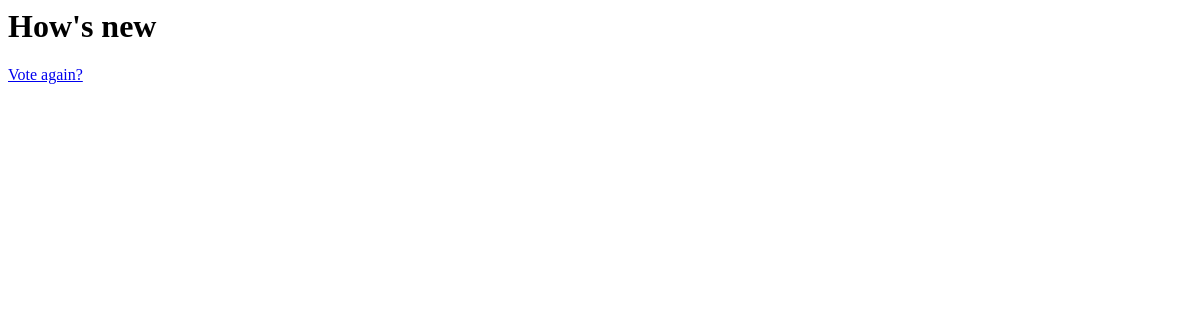
The page /polls/2/results/ on the database as committed earlier.
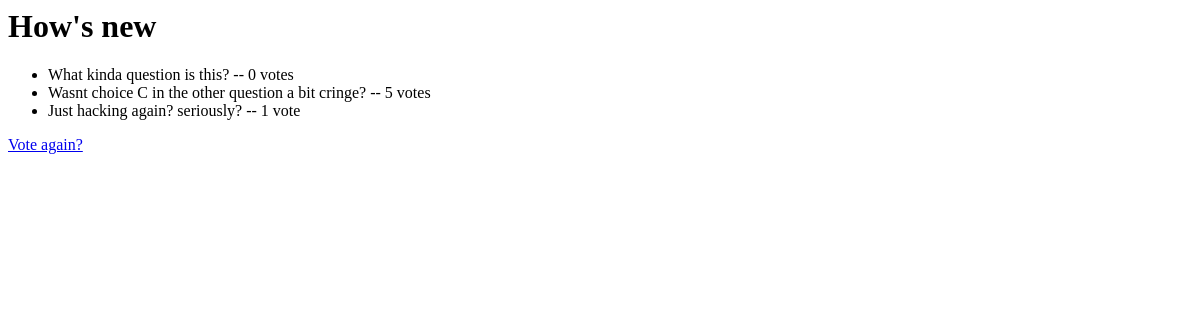
The same page on the database as committed later.
### polls/models.py (models this page shows, shortened)
class Question(models.Model):           #each class represents a table structure/model
    ques_text=models.CharField(max_length=200)      #textfield for question
    pub_date=models.DateTimeField('Date published') #datetimefield for the publication datetime

class Choice(models.Model):
    question=models.ForeignKey(Question, on_delete=models.CASCADE) #this links/references the votes/choices to the corresponding questions. and the
    choice_text=models.CharField(max_length=200)
    votes=models.IntegerField(default=0)

### polls/views.py (the view)
# urls.py: path('<int:pk>/results/', views.ResultsView.as_view(), name='results'),#return the primary key as pk as generic DetailView looks for pk as arg
class ResultsView(generic.DetailView):
    model=Question
    template_name='polls/results.html'

### polls/templates/polls/results.html
<h1>{{ question.ques_text }}</h1>
<ul>
{% for choice in question.choice_set.all %}
    <li>{{ choice.choice_text }} -- {{ choice.votes }} vote{{ choice.votes|pluralize }}</li>
{% endfor %}
</ul>
<a href="{% url 'polls:details' question.id %}">Vote again?</a>

Rows that differ between the two databases and show on the page:
added Choice: choice_text "What kinda question is this?", votes "0"
added Choice: choice_text "Wasnt choice C in the other question a bit cringe?", votes "5"
added Choice: choice_text "Just hacking again? seriously?", votes "1"
